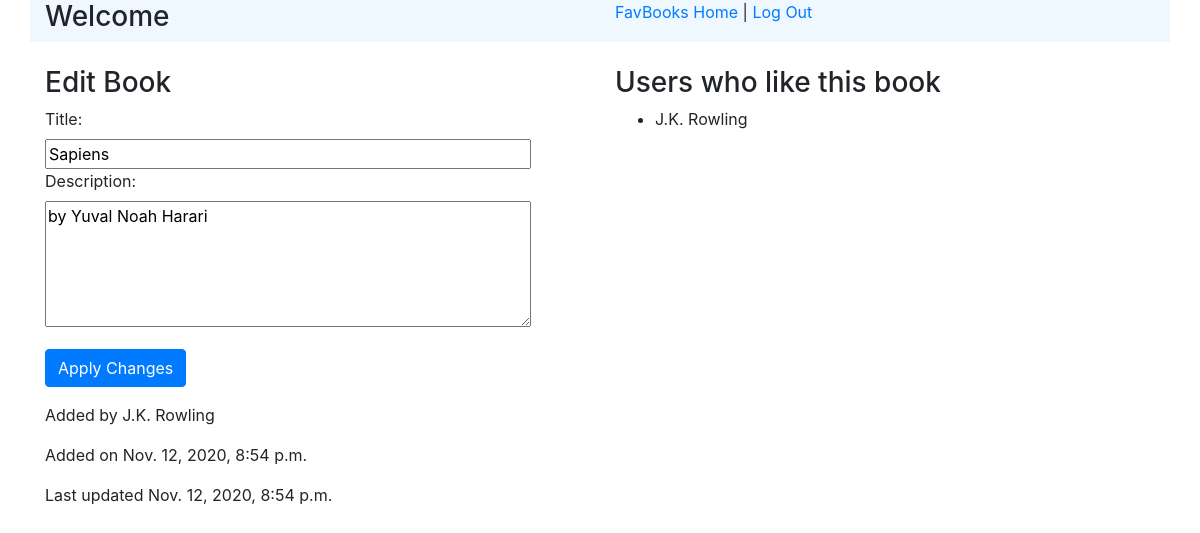
The page /fav_books/edit/12 (signed in) on the database its author committed.
### fav_books_app/models.py (models this page shows)
class Book(models.Model):
    title = models.CharField(max_length=255)
    desc = models.TextField()
    created_at = models.DateTimeField(auto_now_add=True)
    updated_at = models.DateTimeField(auto_now=True)
    created_by_user = models.ForeignKey(User, related_name="books_created", on_delete=models.CASCADE)
    liked_by_users = models.ManyToManyField(User, related_name="books_liked")
    objects = BookManager()

### login_reg_app/models.py (models this page shows)
class User(models.Model):
    fname = models.CharField(max_length=50)
    lname = models.CharField(max_length=50)
    email = models.EmailField()
    password = models.CharField(max_length=255)
    objects = UserManager()

### fav_books_app/views.py (the view)
# urls.py: path('edit/<int:book_id>', views.edit_book),
def edit_book(request, book_id):
    if 'user_id' not in request.session or 'user_loc' not in request.session:
        return redirect('/')
    this_user = User.objects.get(id=request.session['user_id'])
    this_book = Book.objects.get(id=book_id)
    if this_user != this_book.created_by_user:
        return redirect('/fav_books')
    context = {
        'book': this_book
    }
    return render(request, 'edit_book.html', context)

### fav_books_app/templates/edit_book.html (shortened to what this page needs)
<!DOCTYPE html>
<html lang="en">
<head>
    <link rel="stylesheet" href="https://stackpath.bootstrapcdn.com/bootstrap/4.5.2/css/bootstrap.min.css">
</head>
<body>
    <div class="container">
        <div class="row mb-4" id="navbar" style="background-color: aliceblue;">
            <div class="col">
                <h3>Welcome {{user.fname}} {{user.lname}}</h3>
            </div>
            <div class="col">
                <a href="/fav_books">FavBooks Home</a> | <a href="/logout">Log Out</a>
            </div>
        </div>
        <div class="row">
            <div class="col">
                <h3>Edit Book</h3>
                <form action="/fav_books/edit/{{book.id}}/process" method="post">
                    <label for="title">Title:</label><br>
                    <input type="text" name="title" style="min-width: 90%" value="{{book.title}}"><br>
                    <label for="desc">Description:</label><br>
                    <textarea name="desc" cols="30" rows="5" style="min-width: 90%">{{book.desc}}</textarea>
                    <button class="btn btn-primary my-3">Apply Changes</button>
                </form>
                <p>Added by {{book.created_by_user.fname}} {{book.created_by_user.lname}}</p>
                <p>Added on {{book.created_at}}</p>
                <p>Last updated {{book.updated_at}}</p>
            </div>
            <div class="col">
                <h3>Users who like this book</h3>
                {% if book.liked_by_users %}
                    <ul>
                        {% for user in book.liked_by_users.all %}
                            <li>{{user.fname}} {{user.lname}}</li>
                        {% endfor %}
                    </ul>
                {% endif %}
            </div>
        </div>
    </div>
</body>
</html>

### rows shown on the page
Book: title "Sapiens", desc "by Yuval Noah Harari", created_by_user.fname "J.K.", created_by_user.lname "Rowling", created_at "Nov. 12, 2020, 8:54 p.m.", updated_at "Nov. 12, 2020, 8:54 p.m."
User: fname "J.K.", lname "Rowling"
